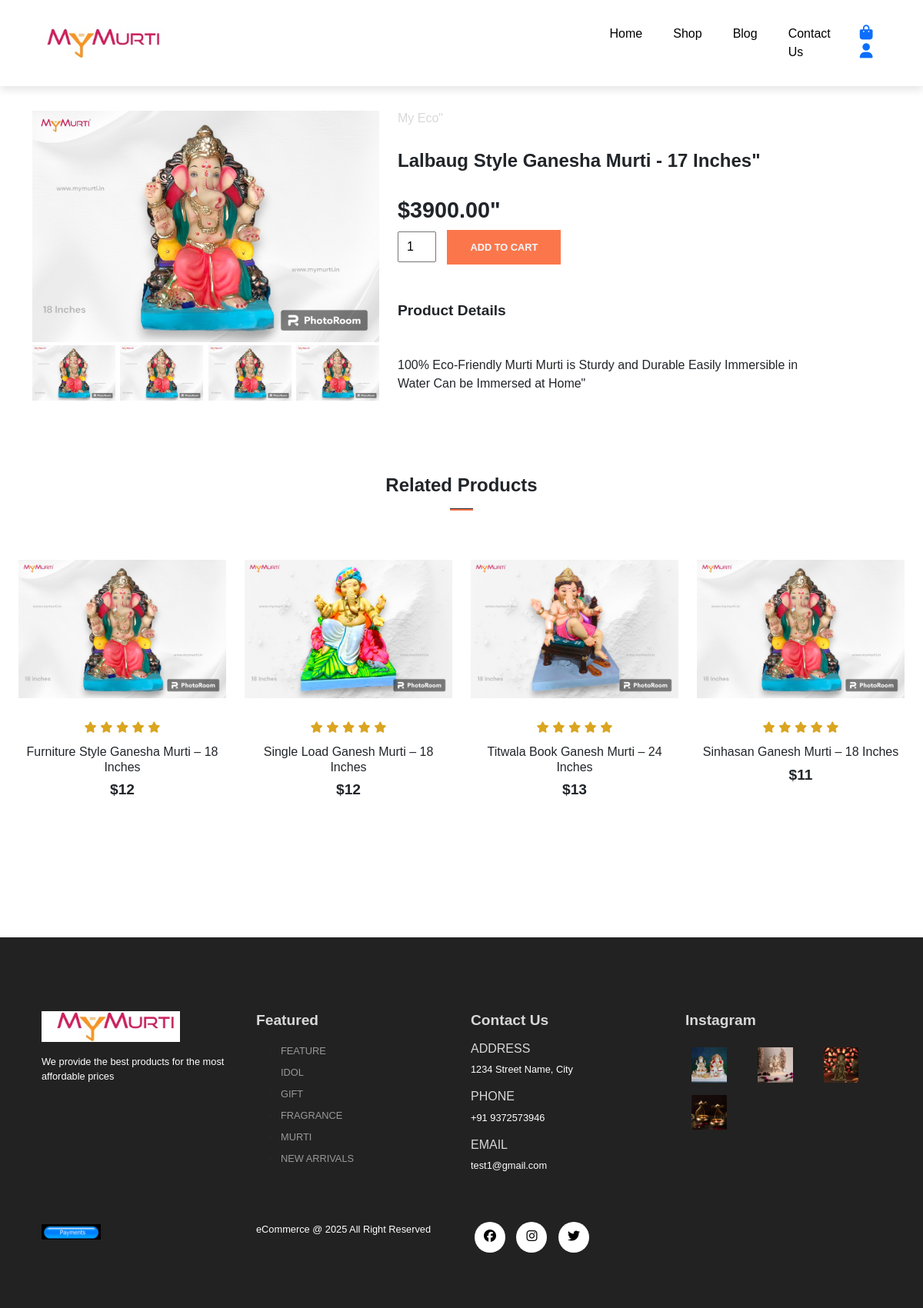
The page /single_product.php?product_id=2 on the database its author committed.
### tables this page shows
CREATE TABLE `products` (
  `product_id` int(11) NOT NULL,
  `product_name` varchar(100) NOT NULL,
  `product_category` varchar(100) NOT NULL,
  `product_description` varchar(255) NOT NULL,
  `product_image` varchar(255) NOT NULL,
  `product_image2` varchar(255) NOT NULL,
  `product_image3` varchar(255) NOT NULL,
  `product_image4` varchar(255) NOT NULL,
  `product_price` decimal(6,2) NOT NULL,
  `product_special_offer` int(2) NOT NULL,
  `product_material` varchar(100) NOT NULL
);

### single_product.php (the view, shortened to what this page needs)
<?php
include('server/connection.php');
if(isset($_GET['product_id'])){
 $product_id=$_GET['product_id'];
  $stmt=$conn->prepare("SELECT * FROM products WHERE product_id = ?");
  $stmt->bind_param("i",$product_id);
  $stmt->execute();
  $product=$stmt->get_result();
}
else{
  header('location: index.php');
}
?>
<?php include('layouts/header.php'); ?>
      <section class=" container single-product my-5 pt-5">
        <div class="row mt-5">
        <?php while($row=$product->fetch_assoc()){  ?>
            <div class="col-lg-5 col-md-6 col-sm-12">
                <img class="img-fluid w-100 pb-1" src="assets/imgs/<?php echo $row['product_image'];?>" id="mainImg">
                <div class="small-img-group">
                    <div class="small-img-col">
                        <img src="assets/imgs/<?php echo $row['product_image'];?>" width="100%" class="small-img">
                    </div>
                    <div class="small-img-col">
                        <img src="assets/imgs/<?php echo $row['product_image2'];?>" width="100%" class="small-img">
                    </div>
                    <div class="small-img-col">
                        <img src="assets/imgs/<?php echo $row['product_image3'];?>" width="100%" class="small-img">
                    </div>
                    <div class="small-img-col">
                        <img src="assets/imgs/<?php echo $row['product_image4'];?>" width="100%" class="small-img">
                    </div>
                </div>
            </div>
            <div class="col-lg-6 col-md-12 col-12">
                <h6><?php echo $row['product_category'];?>"</h6>
                <h3 class="py-4"><?php echo $row['product_name'];?>"</h3>
                <h2>$<?php echo $row['product_price'];?>"</h2>
                <form method="POST" action="cart.php">
                <input type="number" name="product_quantity" value="1">
                <button class="buy-btn" type="submit" name="add_to_cart">Add To Cart</button>
                </form>
                <h4 class="mt-5 mb-5">Product Details</h4>
                <span><?php echo $row['product_description'];?>"</span>
            </div>
            <?php } ?>
        </div>
      </section>
      <section id="related-products" class="my-5 pb-5">
        <div class="container text-center mt-5 py-5">
          <h3>Related Products</h3>
          <hr class="mx-auto">
        </div>
        <div class="row mx-auto container-fluid">
          <div class="product text-center col-lg-3 col-md-4 col-sm-12">
            <img class="img-fluid mb-3" src="assets/imgs/des1.jpg">
            <div class="star">
              <i class="fa-solid fa-star"></i>
              <i class="fa-solid fa-star"></i>
              <i class="fa-solid fa-star"></i>
              <i class="fa-solid fa-star"></i>
              <i class="fa-solid fa-star"></i>
            </div>
            <h5 class="p-name">Furniture Style Ganesha Murti – 18 Inches</h5>
            <h4 class="p-price">$12</h4>
            <a href="single_product.php?product_id=1"><button class="buy-btn">Buy Now</button></a>
          </div>
          <div class="product text-center col-lg-3 col-md-4 col-sm-12">
            <img class="img-fluid mb-3" src="assets/imgs/eco3.jpg">
            <div class="star">
              <i class="fa-solid fa-star"></i>
              <i class="fa-solid fa-star"></i>
              <i class="fa-solid fa-star"></i>
              <i class="fa-solid fa-star"></i>
              <i class="fa-solid fa-star"></i>
            </div>
            <h5 class="p-name">Single Load Ganesh Murti – 18 Inches</h5>
            <h4 class="p-price">$12</h4>
            <a href="single_product.php?product_id=2"><button class="buy-btn">Buy Now</button></a>
          </div>
          <div class="product text-center col-lg-3 col-md-4 col-sm-12">
            <img class="img-fluid mb-3" src="assets/imgs/eco4.jpg">
            <div class="star">
              <i class="fa-solid fa-star"></i>
              <i class="fa-solid fa-star"></i>
              <i class="fa-solid fa-star"></i>
              <i class="fa-solid fa-star"></i>
              <i class="fa-solid fa-star"></i>
            </div>
            <h5 class="p-name">Titwala Book Ganesh Murti – 24 Inches</h5>
            <h4 class="p-price">$13</h4>
            <a href="single_product.php?product_id=3"><button class="buy-btn">Buy Now</button></a>
          </div>
          <div class="product text-center col-lg-3 col-md-4 col-sm-12">
            <img class="img-fluid mb-3" src="assets/imgs/des1.jpg">
            <div class="star">
              <i class="fa-solid fa-star"></i>
              <i class="fa-solid fa-star"></i>
              <i class="fa-solid fa-star"></i>
              <i class="fa-solid fa-star"></i>
              <i class="fa-solid fa-star"></i>
            </div>
            <h5 class="p-name">Sinhasan Ganesh Murti – 18 Inches</h5>
            <h4 class="p-price">$11</h4>
            <a href="single_product.php?product_id=4"><button class="buy-btn">Buy Now</button></a>
          </div>
        </div>
      </section>
<?php include('layouts/footer.php'); ?>

### assets/css/style.css (style rules this page uses)
* { margin:0; padding: 0; box-sizing: border-box; }
body { font-family: 'Poppins', sans-serif; }
h2 { font-size: 1.8rem; font-weight: 600; }
h3 { font-size: 1.5rem; font-weight: 800; }
h4 { font-size: 1.2rem; font-weight: 600; }
h5 { font-size: 1rem; font-weight: 400; }
h6 { color: #D8D8D8; }
button { font-size: 0.8rem; font-weight: 900; outline: none; border: none; background-color: #1d1d1d; color: aliceblue; padding: 13px 30px; text-transform: uppercase; cursor: pointer; transition: 0.5s ease; }
.product { cursor: pointer; margin-bottom: 2rem; }
.product img { transition: 0.3s all; }
hr { width: 30px; height: 3px !important; opacity: 1 !important; background-color: #fb774b; }
.star { padding: 10px 0; }
.star i { font-size: 0.9rem; color: goldenrod; }
.small-img-group { display: flex; justify-content: space-between; }
.small-img-col { flex-basis: 24%; cursor: pointer; }
.single-product input { width: 50px; height: 40px; padding-left: 10px; font-size: 16px; margin-right: 10px; }
.single-product .buy-btn { background-color: #fb774b; opacity: 1; transition: 0.4s all; }

### rows shown on the page
products: product_image (picture), product_image2 (picture), product_image3 (picture), product_image4 (picture), product_category "My Eco", product_name "Lalbaug Style Ganesha Murti - 17 Inches", product_price "3900.00", product_description "100% Eco-Friendly Murti Murti is Sturdy and Durable Easily Immersible in Water Can be Immersed at Home"
